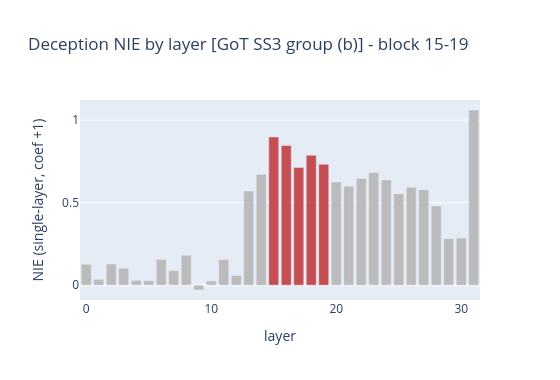

The code cell stored with this chart in its notebook:
### Code cell
# ===== EDIT HERE: pick the deception steering block from the NIE bars below. =====
# pick_block returns the highest-summed contiguous window as a SUGGESTED DEFAULT. Read the bar chart
# and set the list to your choice (any layers you want to steer).
print(f"Suggested (top NIE window): {pick_block(dec_nie)}")
DEC_STEER_BLOCK = pick_block(dec_nie)   # <-- override, e.g. [10, 11, 12, 13, 14]
# =======================================================================

colors = ["#c44e52" if i in DEC_STEER_BLOCK else "#bbb" for i in range(len(dec_nie))]
fig = go.Figure(go.Bar(x=list(range(len(dec_nie))), y=dec_nie, marker_color=colors))
fig.update_xaxes(title_text="layer")
fig.update_yaxes(title_text="NIE (single-layer, coef +1)")
fig.update_layout(height=380, width=560, title=f"Deception NIE by layer [GoT SS3 group (b)] - "
                  f"block {DEC_STEER_BLOCK[0]}-{DEC_STEER_BLOCK[-1]}")
fig.show()

### Figure 1 — Plotly figure (JSON) as saved in the notebook; plotly's stock layout.template omitted (floating-point values rounded to 4 significant figures)
{"data": [{"marker": {"color": ["#bbb", "#bbb", "#bbb", "#bbb", "#bbb", "#bbb", "#bbb", "#bbb", "#bbb", "#bbb", "#bbb", "#bbb", "#bbb", "#bbb", "#bbb", "#c44e52", "#c44e52", "#c44e52", "#c44e52", "#c44e52", "#bbb", "#bbb", "#bbb", "#bbb", "#bbb", "#bbb", "#bbb", "#bbb", "#bbb", "#bbb", "#bbb", "#bbb"]}, "type": "bar", "x": [0, 1, 2, 3, 4, 5, 6, 7, 8, 9, 10, 11, 12, 13, 14, 15, 16, 17, 18, 19, 20, 21, 22, 23, 24, 25, 26, 27, 28, 29, 30, 31], "y": [0.1266, 0.03543, 0.1287, 0.1023, 0.02905, 0.0274, 0.1559, 0.0888, 0.1819, -0.02929, 0.02622, 0.1556, 0.05857, 0.5713, 0.6722, 0.8989, 0.8467, 0.7142, 0.7874, 0.7326, 0.6256, 0.6001, 0.6471, 0.6828, 0.6379, 0.5541, 0.5938, 0.5786, 0.4804, 0.282, 0.286, 1.062]}], "layout": {"height": 380, "title": {"text": "Deception NIE by layer [GoT SS3 group (b)] - block 15-19"}, "width": 560, "xaxis": {"title": {"text": "layer"}}, "yaxis": {"title": {"text": "NIE (single-layer, coef +1)"}}}}
